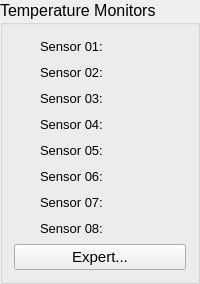
        <widget class="QGroupBox" name="TemperatureMonitor">
         <property name="sizePolicy">
          <sizepolicy hsizetype="MinimumExpanding" vsizetype="MinimumExpanding">
           <horstretch>3</horstretch>
           <verstretch>9</verstretch>
          </sizepolicy>
         </property>
         <property name="minimumSize">
          <size>
           <width>0</width>
           <height>0</height>
          </size>
         </property>
         <property name="maximumSize">
          <size>
           <width>400</width>
           <height>16777215</height>
          </size>
         </property>
         <property name="font">
          <font>
           <pointsize>12</pointsize>
          </font>
         </property>
         <property name="title">
          <string>Temperature Monitors</string>
         </property>
         <property name="flat">
          <bool>true</bool>
         </property>
         <layout class="QVBoxLayout" name="verticalLayout_2">
          <property name="spacing">
           <number>6</number>
          </property>
          <item>
           <layout class="QHBoxLayout" name="horizontalLayout_32">
            <item>
             <widget class="PyDMByteIndicator" name="PyDMByteIndicator_21">
              <property name="minimumSize">
               <size>
                <width>20</width>
                <height>20</height>
               </size>
              </property>
              <property name="maximumSize">
               <size>
                <width>20</width>
                <height>20</height>
               </size>
              </property>
              <property name="toolTip">
               <string/>
              </property>
              <property name="channel" stdset="0">
               <string>ca://HPO:LPS:TEMPMON01:ERROR_RBV</string>
              </property>
              <property name="onColor" stdset="0">
               <color>
                <red>255</red>
                <green>0</green>
                <blue>0</blue>
               </color>
              </property>
              <property name="offColor" stdset="0">
               <color>
                <red>0</red>
                <green>255</green>
                <blue>0</blue>
               </color>
              </property>
              <property name="showLabels" stdset="0">
               <bool>false</bool>
              </property>
             </widget>
            </item>
            <item>
             <widget class="PyDMLabel" name="PyDMLabel_32">
              <property name="font">
               <font>
                <pointsize>10</pointsize>
               </font>
              </property>
              <property name="toolTip">
               <string/>
              </property>
              <property name="text">
               <string>Sensor 01:</string>
              </property>
             </widget>
            </item>
            <item>
             <widget class="PyDMLabel" name="PyDMLabel_31">
              <property name="sizePolicy">
               <sizepolicy hsizetype="Preferred" vsizetype="Fixed">
                <horstretch>0</horstretch>
                <verstretch>0</verstretch>
               </sizepolicy>
              </property>
              <property name="font">
               <font>
                <pointsize>10</pointsize>
               </font>
              </property>
              <property name="toolTip">
               <string/>
              </property>
              <property name="channel" stdset="0">
               <string>ca://HPO:LPS:TEMPMON01:LOC</string>
              </property>
             </widget>
            </item>
            <item>
             <widget class="PyDMLabel" name="PyDMLabel_19">
              <property name="sizePolicy">
               <sizepolicy hsizetype="Minimum" vsizetype="Fixed">
                <horstretch>0</horstretch>
                <verstretch>0</verstretch>
               </sizepolicy>
              </property>
              <property name="font">
               <font>
                <pointsize>10</pointsize>
               </font>
              </property>
              <property name="toolTip">
               <string/>
              </property>
              <property name="alignment">
               <set>Qt::AlignRight|Qt::AlignTrailing|Qt::AlignVCenter</set>
              </property>
              <property name="showUnits" stdset="0">
               <bool>true</bool>
              </property>
              <property name="channel" stdset="0">
               <string>ca://HPO:LPS:TEMPMON01_RBV</string>
              </property>
             </widget>
            </item>
           </layout>
          </item>
          <item>
           <layout class="QHBoxLayout" name="horizontalLayout_31">
            <item>
             <widget class="PyDMByteIndicator" name="PyDMByteIndicator_22">
              <property name="minimumSize">
               <size>
                <width>20</width>
                <height>20</height>
               </size>
              </property>
              <property name="maximumSize">
               <size>
                <width>20</width>
                <height>20</height>
               </size>
              </property>
              <property name="toolTip">
               <string/>
              </property>
              <property name="channel" stdset="0">
               <string>ca://HPO:LPS:TEMPMON02:ERROR_RBV</string>
              </property>
              <property name="onColor" stdset="0">
               <color>
                <red>255</red>
                <green>0</green>
                <blue>0</blue>
               </color>
              </property>
              <property name="offColor" stdset="0">
               <color>
                <red>0</red>
                <green>255</green>
                <blue>0</blue>
               </color>
              </property>
              <property name="showLabels" stdset="0">
               <bool>false</bool>
              </property>
             </widget>
            </item>
            <item>
             <widget class="PyDMLabel" name="PyDMLabel_34">
              <property name="font">
               <font>
                <pointsize>10</pointsize>
               </font>
              </property>
              <property name="toolTip">
               <string/>
              </property>
              <property name="text">
               <string>Sensor 02:</string>
              </property>
             </widget>
            </item>
            <item>
             <widget class="PyDMLabel" name="PyDMLabel_33">
              <property name="sizePolicy">
               <sizepolicy hsizetype="Preferred" vsizetype="Fixed">
                <horstretch>0</horstretch>
                <verstretch>0</verstretch>
               </sizepolicy>
              </property>
              <property name="font">
               <font>
                <pointsize>10</pointsize>
               </font>
              </property>
              <property name="toolTip">
               <string/>
              </property>
              <property name="channel" stdset="0">
               <string>ca://HPO:LPS:TEMPMON02:LOC</string>
              </property>
             </widget>
            </item>
            <item>
             <widget class="PyDMLabel" name="PyDMLabel_47">
              <property name="sizePolicy">
               <sizepolicy hsizetype="Minimum" vsizetype="Fixed">
                <horstretch>0</horstretch>
                <verstretch>0</verstretch>
               </sizepolicy>
              </property>
              <property name="font">
               <font>
                <pointsize>10</pointsize>
               </font>
              </property>
              <property name="toolTip">
               <string/>
              </property>
              <property name="alignment">
               <set>Qt::AlignRight|Qt::AlignTrailing|Qt::AlignVCenter</set>
              </property>
              <property name="showUnits" stdset="0">
               <bool>true</bool>
              </property>
              <property name="channel" stdset="0">
               <string>ca://HPO:LPS:TEMPMON02_RBV</string>
              </property>
             </widget>
            </item>
           </layout>
          </item>
          <item>
           <layout class="QHBoxLayout" name="horizontalLayout_30">
            <item>
             <widget class="PyDMByteIndicator" name="PyDMByteIndicator_23">
              <property name="minimumSize">
               <size>
                <width>20</width>
                <height>20</height>
               </size>
              </property>
              <property name="maximumSize">
               <size>
                <width>20</width>
                <height>20</height>
               </size>
              </property>
              <property name="toolTip">
               <string/>
              </property>
              <property name="channel" stdset="0">
               <string>ca://HPO:LPS:TEMPMON03:ERROR_RBV</string>
              </property>
              <property name="onColor" stdset="0">
               <color>
                <red>255</red>
                <green>0</green>
                <blue>0</blue>
               </color>
              </property>
              <property name="offColor" stdset="0">
               <color>
                <red>0</red>
                <green>255</green>
                <blue>0</blue>
               </color>
              </property>
              <property name="showLabels" stdset="0">
               <bool>false</bool>
              </property>
             </widget>
            </item>
            <item>
             <widget class="PyDMLabel" name="PyDMLabel_36">
              <property name="font">
               <font>
                <pointsize>10</pointsize>
               </font>
              </property>
              <property name="toolTip">
               <string/>
              </property>
              <property name="text">
               <string>Sensor 03:</string>
              </property>
             </widget>
            </item>
            <item>
             <widget class="PyDMLabel" name="PyDMLabel_35">
              <property name="sizePolicy">
               <sizepolicy hsizetype="Preferred" vsizetype="Fixed">
                <horstretch>0</horstretch>
                <verstretch>0</verstretch>
               </sizepolicy>
              </property>
              <property name="font">
               <font>
                <pointsize>10</pointsize>
               </font>
              </property>
              <property name="toolTip">
               <string/>
              </property>
              <property name="channel" stdset="0">
               <string>ca://HPO:LPS:TEMPMON03:LOC</string>
              </property>
             </widget>
            </item>
            <item>
             <widget class="PyDMLabel" name="PyDMLabel_48">
              <property name="sizePolicy">
               <sizepolicy hsizetype="Minimum" vsizetype="Fixed">
                <horstretch>0</horstretch>
                <verstretch>0</verstretch>
               </sizepolicy>
              </property>
              <property name="font">
               <font>
                <pointsize>10</pointsize>
               </font>
              </property>
              <property name="toolTip">
               <string/>
              </property>
              <property name="alignment">
               <set>Qt::AlignRight|Qt::AlignTrailing|Qt::AlignVCenter</set>
              </property>
              <property name="showUnits" stdset="0">
               <bool>true</bool>
              </property>
              <property name="channel" stdset="0">
               <string>ca://HPO:LPS:TEMPMON03_RBV</string>
              </property>
             </widget>
            </item>
           </layout>
          </item>
          <item>
           <layout class="QHBoxLayout" name="horizontalLayout_29">
            <item>
             <widget class="PyDMByteIndicator" name="PyDMByteIndicator_24">
              <property name="minimumSize">
               <size>
                <width>20</width>
                <height>20</height>
               </size>
              </property>
              <property name="maximumSize">
               <size>
                <width>20</width>
                <height>20</height>
               </size>
              </property>
              <property name="toolTip">
               <string/>
              </property>
              <property name="channel" stdset="0">
               <string>ca://HPO:LPS:TEMPMON04:ERROR_RBV</string>
              </property>
              <property name="onColor" stdset="0">
               <color>
                <red>255</red>
                <green>0</green>
                <blue>0</blue>
               </color>
              </property>
              <property name="offColor" stdset="0">
               <color>
                <red>0</red>
                <green>255</green>
                <blue>0</blue>
               </color>
              </property>
              <property name="showLabels" stdset="0">
               <bool>false</bool>
              </property>
             </widget>
            </item>
            <item>
             <widget class="PyDMLabel" name="PyDMLabel_38">
              <property name="font">
               <font>
                <pointsize>10</pointsize>
               </font>
              </property>
              <property name="toolTip">
               <string/>
              </property>
              <property name="text">
               <string>Sensor 04:</string>
              </property>
             </widget>
            </item>
            <item>
             <widget class="PyDMLabel" name="PyDMLabel_37">
              <property name="sizePolicy">
               <sizepolicy hsizetype="Preferred" vsizetype="Fixed">
                <horstretch>0</horstretch>
                <verstretch>0</verstretch>
               </sizepolicy>
              </property>
              <property name="font">
               <font>
                <pointsize>10</pointsize>
               </font>
              </property>
              <property name="toolTip">
               <string/>
              </property>
              <property name="channel" stdset="0">
               <string>ca://HPO:LPS:TEMPMON04:LOC</string>
              </property>
             </widget>
            </item>
            <item>
             <widget class="PyDMLabel" name="PyDMLabel_50">
              <property name="sizePolicy">
               <sizepolicy hsizetype="Minimum" vsizetype="Fixed">
                <horstretch>0</horstretch>
                <verstretch>0</verstretch>
               </sizepolicy>
              </property>
              <property name="font">
               <font>
                <pointsize>10</pointsize>
               </font>
              </property>
              <property name="toolTip">
               <string/>
              </property>
              <property name="alignment">
               <set>Qt::AlignRight|Qt::AlignTrailing|Qt::AlignVCenter</set>
              </property>
              <property name="showUnits" stdset="0">
               <bool>true</bool>
              </property>
              <property name="channel" stdset="0">
               <string>ca://HPO:LPS:TEMPMON04_RBV</string>
              </property>
             </widget>
            </item>
           </layout>
          </item>
          <item>
           <layout class="QHBoxLayout" name="horizontalLayout_28">
            <item>
             <widget class="PyDMByteIndicator" name="PyDMByteIndicator_25">
              <property name="minimumSize">
               <size>
                <width>20</width>
                <height>20</height>
               </size>
              </property>
              <property name="maximumSize">
               <size>
                <width>20</width>
                <height>20</height>
               </size>
              </property>
              <property name="toolTip">
               <string/>
              </property>
              <property name="channel" stdset="0">
               <string>ca://HPO:LPS:TEMPMON05:ERROR_RBV</string>
              </property>
              <property name="onColor" stdset="0">
               <color>
                <red>255</red>
                <green>0</green>
                <blue>0</blue>
               </color>
              </property>
              <property name="offColor" stdset="0">
               <color>
                <red>0</red>
                <green>255</green>
                <blue>0</blue>
               </color>
              </property>
              <property name="showLabels" stdset="0">
               <bool>false</bool>
              </property>
             </widget>
            </item>
            <item>
             <widget class="PyDMLabel" name="PyDMLabel_40">
              <property name="font">
               <font>
                <pointsize>10</pointsize>
               </font>
              </property>
              <property name="toolTip">
               <string/>
              </property>
              <property name="text">
               <string>Sensor 05:</string>
              </property>
             </widget>
            </item>
            <item>
             <widget class="PyDMLabel" name="PyDMLabel_39">
              <property name="sizePolicy">
               <sizepolicy hsizetype="Preferred" vsizetype="Fixed">
                <horstretch>0</horstretch>
                <verstretch>0</verstretch>
               </sizepolicy>
              </property>
              <property name="font">
               <font>
                <pointsize>10</pointsize>
               </font>
              </property>
              <property name="toolTip">
               <string/>
              </property>
              <property name="channel" stdset="0">
               <string>ca://HPO:LPS:TEMPMON05:LOC</string>
              </property>
             </widget>
            </item>
            <item>
             <widget class="PyDMLabel" name="PyDMLabel_51">
              <property name="sizePolicy">
               <sizepolicy hsizetype="Minimum" vsizetype="Fixed">
                <horstretch>0</horstretch>
                <verstretch>0</verstretch>
               </sizepolicy>
              </property>
              <property name="font">
               <font>
                <pointsize>10</pointsize>
               </font>
              </property>
              <property name="toolTip">
               <string/>
              </property>
              <property name="alignment">
               <set>Qt::AlignRight|Qt::AlignTrailing|Qt::AlignVCenter</set>
              </property>
              <property name="showUnits" stdset="0">
               <bool>true</bool>
              </property>
              <property name="channel" stdset="0">
               <string>ca://HPO:LPS:TEMPMON05_RBV</string>
              </property>
             </widget>
            </item>
           </layout>
          </item>
          <item>
           <layout class="QHBoxLayout" name="horizontalLayout_27">
            <item>
             <widget class="PyDMByteIndicator" name="PyDMByteIndicator_26">
              <property name="minimumSize">
               <size>
                <width>20</width>
                <height>20</height>
               </size>
              </property>
              <property name="maximumSize">
               <size>
                <width>20</width>
                <height>20</height>
               </size>
              </property>
              <property name="toolTip">
               <string/>
              </property>
              <property name="channel" stdset="0">
               <string>ca://HPO:LPS:TEMPMON06:ERROR_RBV</string>
              </property>
              <property name="onColor" stdset="0">
               <color>
                <red>255</red>
                <green>0</green>
                <blue>0</blue>
               </color>
              </property>
              <property name="offColor" stdset="0">
               <color>
                <red>0</red>
                <green>255</green>
                <blue>0</blue>
               </color>
              </property>
              <property name="showLabels" stdset="0">
               <bool>false</bool>
              </property>
             </widget>
            </item>
            <item>
             <widget class="PyDMLabel" name="PyDMLabel_42">
              <property name="font">
               <font>
                <pointsize>10</pointsize>
               </font>
              </property>
              <property name="toolTip">
               <string/>
              </property>
              <property name="text">
               <string>Sensor 06:</string>
              </property>
             </widget>
            </item>
            <item>
             <widget class="PyDMLabel" name="PyDMLabel_41">
              <property name="sizePolicy">
               <sizepolicy hsizetype="Preferred" vsizetype="Fixed">
                <horstretch>0</horstretch>
                <verstretch>0</verstretch>
               </sizepolicy>
              </property>
              <property name="font">
               <font>
                <pointsize>10</pointsize>
               </font>
              </property>
              <property name="toolTip">
               <string/>
              </property>
              <property name="channel" stdset="0">
               <string>ca://HPO:LPS:TEMPMON06:LOC</string>
              </property>
             </widget>
            </item>
            <item>
             <widget class="PyDMLabel" name="PyDMLabel_52">
              <property name="sizePolicy">
               <sizepolicy hsizetype="Minimum" vsizetype="Fixed">
                <horstretch>0</horstretch>
                <verstretch>0</verstretch>
               </sizepolicy>
              </property>
              <property name="font">
               <font>
                <pointsize>10</pointsize>
               </font>
              </property>
              <property name="toolTip">
               <string/>
              </property>
              <property name="alignment">
               <set>Qt::AlignRight|Qt::AlignTrailing|Qt::AlignVCenter</set>
              </property>
              <property name="showUnits" stdset="0">
               <bool>true</bool>
              </property>
              <property name="channel" stdset="0">
               <string>ca://HPO:LPS:TEMPMON06_RBV</string>
              </property>
             </widget>
            </item>
           </layout>
          </item>
          <item>
           <layout class="QHBoxLayout" name="horizontalLayout_26">
            <item>
             <widget class="PyDMByteIndicator" name="PyDMByteIndicator_27">
              <property name="minimumSize">
               <size>
                <width>20</width>
                <height>20</height>
               </size>
              </property>
              <property name="maximumSize">
               <size>
                <width>20</width>
                <height>20</height>
               </size>
              </property>
              <property name="toolTip">
               <string/>
              </property>
              <property name="channel" stdset="0">
               <string>ca://HPO:LPS:TEMPMON07:ERROR_RBV</string>
              </property>
              <property name="onColor" stdset="0">
               <color>
                <red>255</red>
                <green>0</green>
                <blue>0</blue>
               </color>
              </property>
              <property name="offColor" stdset="0">
               <color>
                <red>0</red>
                <green>255</green>
                <blue>0</blue>
               </color>
              </property>
              <property name="showLabels" stdset="0">
               <bool>false</bool>
              </property>
             </widget>
            </item>
            <item>
             <widget class="PyDMLabel" name="PyDMLabel_44">
              <property name="font">
               <font>
                <pointsize>10</pointsize>
               </font>
              </property>
              <property name="toolTip">
               <string/>
              </property>
              <property name="text">
               <string>Sensor 07:</string>
              </property>
             </widget>
            </item>
            <item>
             <widget class="PyDMLabel" name="PyDMLabel_43">
              <property name="sizePolicy">
               <sizepolicy hsizetype="Preferred" vsizetype="Fixed">
                <horstretch>0</horstretch>
                <verstretch>0</verstretch>
               </sizepolicy>
              </property>
              <property name="font">
               <font>
                <pointsize>10</pointsize>
               </font>
              </property>
              <property name="toolTip">
               <string/>
              </property>
              <property name="channel" stdset="0">
               <string>ca://HPO:LPS:TEMPMON07:LOC</string>
              </property>
             </widget>
            </item>
            <item>
             <widget class="PyDMLabel" name="PyDMLabel_53">
              <property name="sizePolicy">
               <sizepolicy hsizetype="Minimum" vsizetype="Fixed">
                <horstretch>0</horstretch>
                <verstretch>0</verstretch>
               </sizepolicy>
              </property>
              <property name="font">
               <font>
                <pointsize>10</pointsize>
               </font>
              </property>
              <property name="toolTip">
               <string/>
              </property>
              <property name="alignment">
               <set>Qt::AlignRight|Qt::AlignTrailing|Qt::AlignVCenter</set>
              </property>
              <property name="showUnits" stdset="0">
               <bool>true</bool>
              </property>
              <property name="channel" stdset="0">
               <string>ca://HPO:LPS:TEMPMON07_RBV</string>
              </property>
             </widget>
            </item>
           </layout>
          </item>
          <item>
           <layout class="QHBoxLayout" name="horizontalLayout_25">
            <item>
             <widget class="PyDMByteIndicator" name="PyDMByteIndicator_28">
              <property name="minimumSize">
               <size>
                <width>20</width>
                <height>20</height>
               </size>
              </property>
              <property name="maximumSize">
               <size>
                <width>20</width>
                <height>20</height>
               </size>
              </property>
              <property name="toolTip">
               <string/>
              </property>
              <property name="channel" stdset="0">
               <string>ca://HPO:LPS:TEMPMON08:ERROR_RBV</string>
              </property>
              <property name="onColor" stdset="0">
               <color>
                <red>255</red>
                <green>0</green>
                <blue>0</blue>
               </color>
              </property>
              <property name="offColor" stdset="0">
               <color>
                <red>0</red>
                <green>255</green>
                <blue>0</blue>
               </color>
              </property>
              <property name="showLabels" stdset="0">
               <bool>false</bool>
              </property>
             </widget>
            </item>
            <item>
             <widget class="PyDMLabel" name="PyDMLabel_46">
              <property name="font">
               <font>
                <pointsize>10</pointsize>
               </font>
              </property>
              <property name="toolTip">
               <string/>
              </property>
              <property name="text">
               <string>Sensor 08:</string>
              </property>
             </widget>
            </item>
            <item>
             <widget class="PyDMLabel" name="PyDMLabel_45">
              <property name="sizePolicy">
               <sizepolicy hsizetype="Preferred" vsizetype="Fixed">
                <horstretch>0</horstretch>
                <verstretch>0</verstretch>
               </sizepolicy>
              </property>
              <property name="font">
               <font>
                <pointsize>10</pointsize>
               </font>
              </property>
              <property name="toolTip">
               <string/>
              </property>
              <property name="channel" stdset="0">
               <string>ca://HPO:LPS:TEMPMON08:LOC</string>
              </property>
             </widget>
            </item>
            <item>
             <widget class="PyDMLabel" name="PyDMLabel_54">
              <property name="sizePolicy">
               <sizepolicy hsizetype="Minimum" vsizetype="Fixed">
                <horstretch>0</horstretch>
                <verstretch>0</verstretch>
               </sizepolicy>
              </property>
              <property name="font">
               <font>
                <pointsize>10</pointsize>
               </font>
              </property>
              <property name="toolTip">
               <string/>
              </property>
              <property name="alignment">
               <set>Qt::AlignRight|Qt::AlignTrailing|Qt::AlignVCenter</set>
              </property>
              <property name="showUnits" stdset="0">
               <bool>true</bool>
              </property>
              <property name="channel" stdset="0">
               <string>ca://HPO:LPS:TEMPMON08_RBV</string>
              </property>
             </widget>
            </item>
           </layout>
          </item>
          <item>
           <widget class="PyDMRelatedDisplayButton" name="TempMonExpert">
            <property name="sizePolicy">
             <sizepolicy hsizetype="Minimum" vsizetype="Fixed">
              <horstretch>0</horstretch>
              <verstretch>0</verstretch>
             </sizepolicy>
            </property>
            <property name="font">
             <font>
              <pointsize>11</pointsize>
             </font>
            </property>
            <property name="toolTip">
             <string/>
            </property>
            <property name="text">
             <string>Expert...</string>
            </property>
            <property name="filenames" stdset="0">
             <stringlist>
              <string>./temp_monitor_expert.ui</string>
              <string>./temp_monitor_expert.ui</string>
              <string>./temp_monitor_expert.ui</string>
              <string>./temp_monitor_expert.ui</string>
              <string>./temp_monitor_expert.ui</string>
              <string>./temp_monitor_expert.ui</string>
              <string>./temp_monitor_expert.ui</string>
              <string>./temp_monitor_expert.ui</string>
             </stringlist>
            </property>
            <property name="titles" stdset="0">
             <stringlist>
              <string>Sensor 01</string>
              <string>Sensor 02</string>
              <string>Sensor 03</string>
              <string>Sensor 04</string>
              <string>Sensor 05</string>
              <string>Sensor 06</string>
              <string>Sensor 07</string>
              <string>Sensor 08</string>
             </stringlist>
            </property>
            <property name="macros" stdset="0">
             <stringlist>
              <string>{&quot;DEVICE&quot;:&quot;Sensor 01&quot;, &quot;PV&quot;:&quot;ca://HPO:LPS:TEMPMON01&quot;}</string>
              <string>{&quot;DEVICE&quot;:&quot;Sensor 02&quot;, &quot;PV&quot;:&quot;ca://HPO:LPS:TEMPMON02&quot;}</string>
              <string>{&quot;DEVICE&quot;:&quot;Sensor 03&quot;, &quot;PV&quot;:&quot;ca://HPO:LPS:TEMPMON03&quot;}</string>
              <string>{&quot;DEVICE&quot;:&quot;Sensor 04&quot;, &quot;PV&quot;:&quot;ca://HPO:LPS:TEMPMON04&quot;}</string>
              <string>{&quot;DEVICE&quot;:&quot;Sensor 05&quot;, &quot;PV&quot;:&quot;ca://HPO:LPS:TEMPMON05&quot;}</string>
              <string>{&quot;DEVICE&quot;:&quot;Sensor 06&quot;, &quot;PV&quot;:&quot;ca://HPO:LPS:TEMPMON06&quot;}</string>
              <string>{&quot;DEVICE&quot;:&quot;Sensor 07&quot;, &quot;PV&quot;:&quot;ca://HPO:LPS:TEMPMON07&quot;}</string>
              <string>{&quot;DEVICE&quot;:&quot;Sensor 08&quot;, &quot;PV&quot;:&quot;ca://HPO:LPS:TEMPMON08&quot;}</string>
              <string></string>
             </stringlist>
            </property>
           </widget>
          </item>
         </layout>
        </widget>
